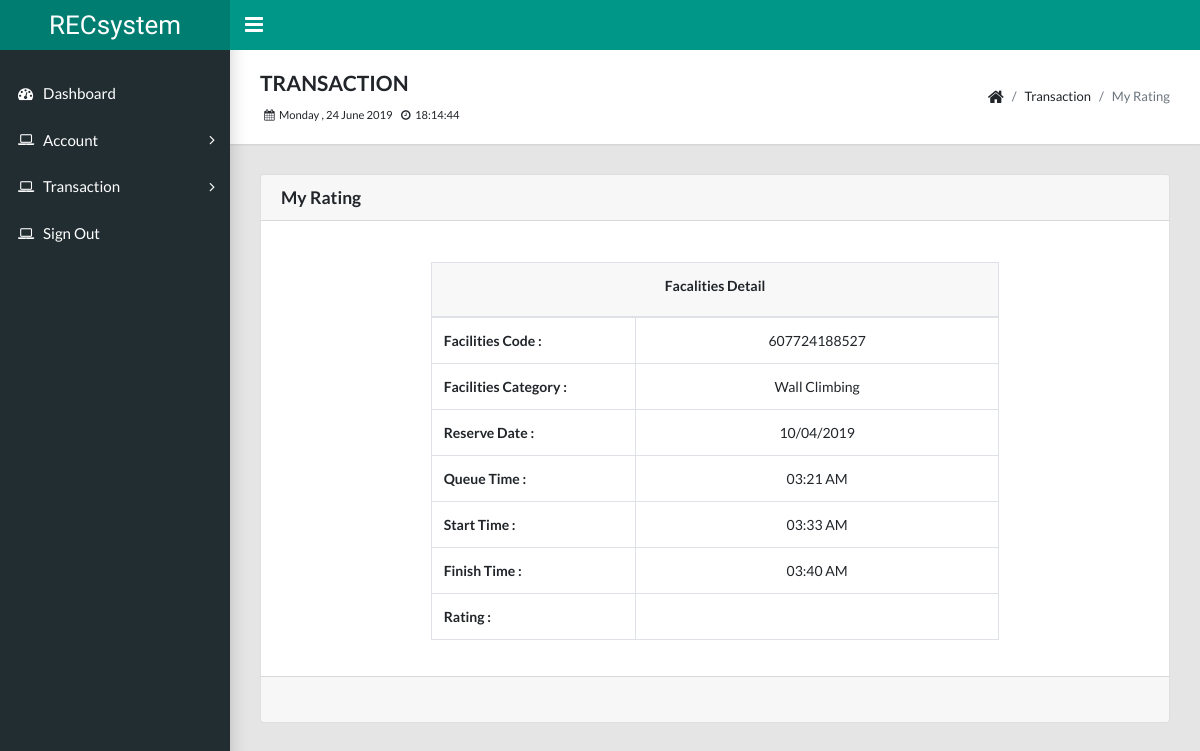
Screenshot of /customer/transaction_review_rating.php?list_id=527 (signed in) with the database file from the repository.
### tables this page shows
CREATE TABLE `used_list` (
  `list_id` int(11) NOT NULL,
  `list_barcode` varchar(255) NOT NULL,
  `list_qty` int(11) NOT NULL,
  `list_total` double NOT NULL,
  `list_start` datetime NOT NULL,
  `list_finish` datetime NOT NULL,
  `list_status` int(11) NOT NULL,
  `list_review` int(11) NOT NULL,
  `fac_id` int(11) NOT NULL,
  `start_id` int(11) NOT NULL,
  `finish_id` int(11) DEFAULT NULL
);

CREATE TABLE `facility_category` (
  `fac_id` int(11) NOT NULL,
  `fac_name` varchar(255) NOT NULL,
  `fac_rate` double NOT NULL,
  `fac_total` int(11) NOT NULL,
  `fac_qty` int(11) NOT NULL,
  `fac_limit` int(11) NOT NULL,
  `fac_queue` int(11) NOT NULL,
  `fac_use` int(11) NOT NULL,
  `fac_status` int(11) NOT NULL,
  `fac_unav` date NOT NULL,
  `manager_id` int(11) NOT NULL
);

CREATE TABLE `used_start` (
  `start_id` int(11) NOT NULL,
  `start_random` varchar(255) NOT NULL,
  `start_date` datetime NOT NULL,
  `cust_id` int(11) NOT NULL
);

### customer/transaction_review_rating.php (the view, shortened to what this page needs)
<?php include "header.php"; ?>
<?php include "navbar.php"; ?>
<?php include "sidebar.php"; ?>
<body class="app sidebar-mini rtl">
  <main class="app-content">
    <div class="app-title">
      <div>
        <h4>TRANSACTION</h4><small><span id="date_time"></span></small>
      </div>
      <ul class="app-breadcrumb breadcrumb side">
        <li class="breadcrumb-item"><i class="fa fa-home fa-lg"></i></li>
        <li class="breadcrumb-item">Transaction</li>
        <li class="breadcrumb-item active">My Rating</li>
      </ul>
    </div>
    <div class="row">
      <div class="col-md-12">
        <div class="bs-component">
          <div class="card">
            <h5 class="card-header">My Rating</h5>
            <div class="card-body">
              <?php
              include "dbconnection.php";
              $list_id = @$_REQUEST['list_id'];
              $stmt2 = $conn->prepare("SELECT start.start_random as start_random, start.start_date, used.list_barcode as list_barcode, used.list_start as list_start, used.list_finish as list_finish,
                category.fac_id as fac_id, category.fac_name as fac_name
                FROM `used_list` AS used
                JOIN `facility_category` AS category ON used.fac_id=category.fac_id
                JOIN `used_start` AS start ON used.start_id=start.start_id
                AND used.list_id=?");
                $stmt2->bind_param("s", $list_id);
                $stmt2->execute();
                $result2 = $stmt2->get_result();
                $row2 = $result2->fetch_assoc();
                $list_barcode = $row2['list_barcode'];
                $fac_name = $row2['fac_name'];
                $start_date = date_format(date_create($row2 ['start_date']), 'd/m/Y');
                $start_time = date_format(date_create($row2 ['start_date']), 'h:i A');
                $list_start = date_format(date_create($row2 ['list_start']), 'h:i A');
                $list_finish = date_format(date_create($row2 ['list_finish']), 'h:i A');
                ?>
                <div class="row">
                  <div class="col-md-2">
                  </div>
                  <div class="col-md-8"><br />
                    <table class="table table-hover table-bordered" >
                      <thead bgcolor=#f8f8f8 align="center">
                        <tr>
                          <th colspan="2"><label>Facalities Detail</label></th>
                        </tr>
                      </thead>
                      <tbody>
                        <tr>
                          <td width="36%"><b>Facilities Code :</b></td>
                          <td align="center" width="64%"><?php echo $list_barcode; ?></td>
                        </tr>
                        <tr>
                          <td width="36%"><b>Facilities Category :</b></td>
                          <td align="center" width="64%"><?php echo $fac_name; ?></td>
                        </tr>
                        <tr>
                          <td width="36%"><b>Reserve Date :</b></td>
                          <td align="center" width="64%"><?php echo $start_date; ?></td>
                        </tr>
                        <tr>
                          <td width="36%"><b>Queue Time :</b></td>
                          <td align="center" width="64%"><?php echo $start_time; ?></td>
                        </tr>
                        <tr>
                          <td width="36%"><b>Start Time :</b></td>
                          <td align="center" width="64%"><?php echo $list_start; ?></td>
                        </tr>
                        <tr>
                          <td width="36%"><b>Finish Time :</b></td>
                          <td align="center" width="64%"><?php echo $list_finish; ?></td>
                        </tr>
                        <tr>
                          <td width="36%"><b>Rating :</b></td>
                          <td align="center" width="64%"><span id="business_list"></td>
                          </tr>
                        </tbody>
                      </table>
                    </div>
                    <div class="col-md-2">
                    </div>
                  </div>
                </div>
                <div class="card-footer">
                </div>
              </div>
            </div>
          </div>
        </div>
      </main>
    </body>
    </html>

### rows the page displays
used_list: list_barcode "607724188527", fac.fac_name "Wall Climbing", start.start_date "10/04/2019", start.start_date "03:21 AM", list_start "03:33 AM", list_finish "03:40 AM"
